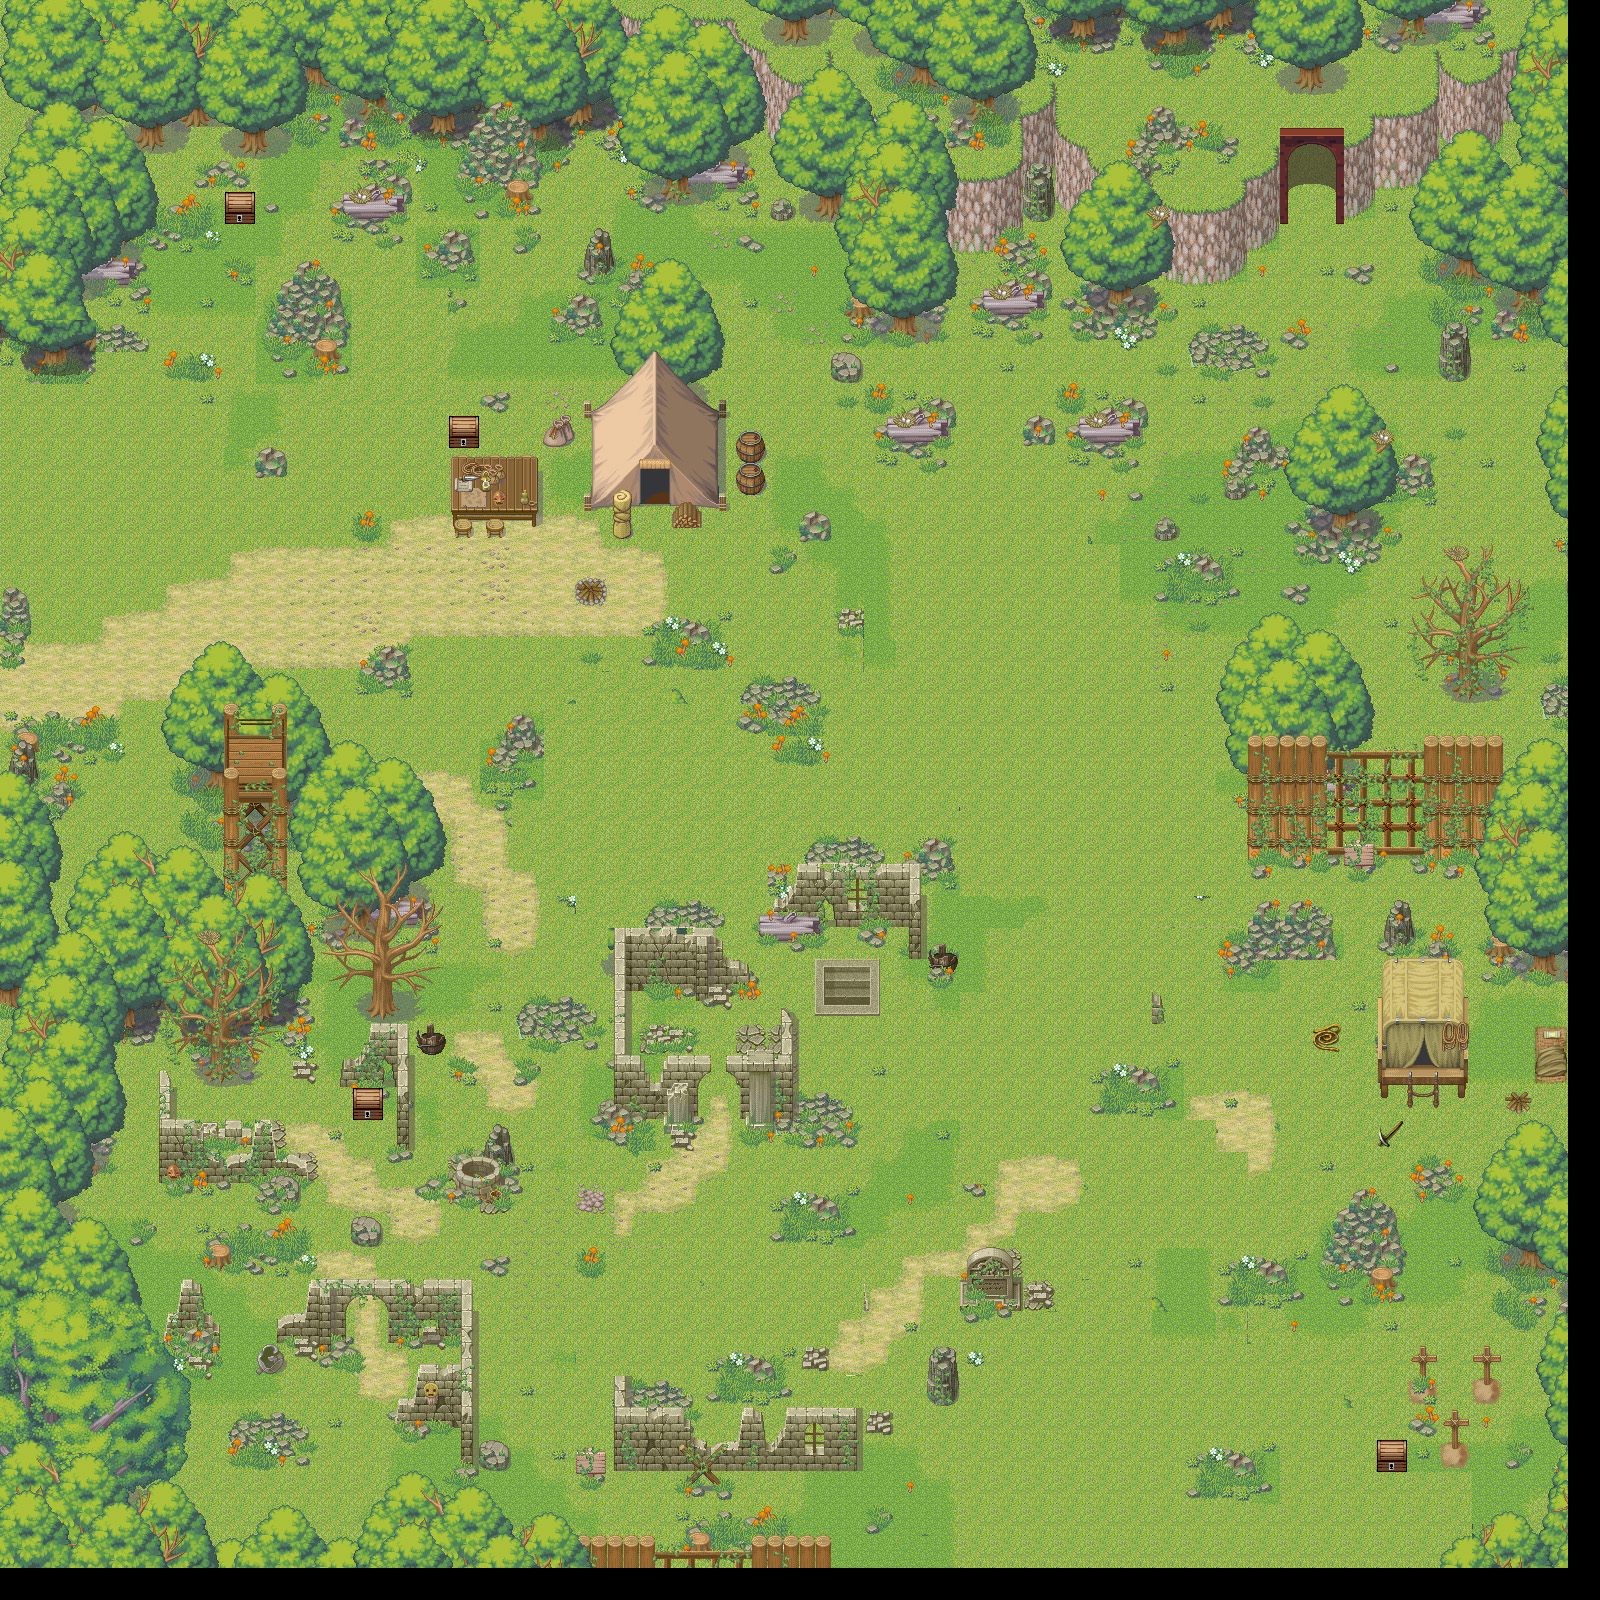

A 2D game scene composited from a Tiled map and its tileset images. What follows is a short description and the map's XML, with each tile layer's data collapsed to a summary:
An orthogonal 50x50 tile map with 32x32 px tiles, 3 tile layers (background, graphics, chests), 2 tilesets and 107 objects.

<map version="1.0" tiledversion="1.1.3" orientation="orthogonal" renderorder="right-down" width="50" height="50" tilewidth="32" tileheight="32" infinite="0" nextobjectid="109">
 <properties>
  <property name="name" value="forest_1" />
 </properties>
 <tileset firstgid="1" name="forest" tilewidth="32" tileheight="32" tilecount="2401" columns="49">
  <image source="forest.jpg" width="1598" height="1598" />
 </tileset>
 <tileset firstgid="2402" name="dungeon_pack" tilewidth="32" tileheight="32" tilecount="512" columns="32">
  <image source="dungeon_pack.png" width="1024" height="512" />
 </tileset>
 <layer name="background" width="50" height="50">
  <data>[2500 cells, 2401 non-empty, 2401 distinct tile ids]</data>
 </layer>
 <layer name="graphics" width="50" height="50">
  <data>[2500 cells, 542 non-empty, 90 distinct tile ids]</data>
 </layer>
 <layer name="chests" width="50" height="50">
  <data>[2500 cells, 4 non-empty, 1 distinct tile ids]</data>
 </layer>
 <objectgroup name="coins">
  <object id="78" x="976" y="1456" />
  <object id="79" x="1135" y="1456" />
  <object id="80" x="530" y="1293" />
  <object id="81" x="562" y="1071" />
  <object id="82" x="497" y="1072" />
  <object id="83" x="210" y="1230" />
  <object id="84" x="368" y="1395" />
  <object id="85" x="370" y="1352" />
  <object id="86" x="370" y="1437" />
  <object id="87" x="271" y="1427" />
  <object id="88" x="524" y="853" />
  <object id="89" x="1072" y="593" />
  <object id="90" x="950" y="594" />
  <object id="91" x="1106" y="753" />
  <object id="92" x="1130" y="849" />
  <object id="93" x="1172" y="843" />
  <object id="94" x="1087" y="835" />
  <object id="95" x="1489" y="464" />
  <object id="96" x="1325" y="338" />
  <object id="97" x="1329" y="305" />
  <object id="98" x="1316" y="269" />
  <object id="99" x="401" y="397" />
  <object id="100" x="447" y="243" />
  <object id="101" x="576" y="312" />
  <object id="102" x="99" y="509" />
  <object id="103" x="335" y="593" />
  <object id="104" x="432" y="592" />
  <object id="105" x="1167" y="1167" />
  <object id="106" x="715" y="817" />
 </objectgroup>
 <objectgroup name="chests">
  <object id="61" x="225" y="193" width="28" height="15">
   <properties>
    <property name="chest" value="type_2" />
   </properties>
  </object>
  <object id="62" x="448" y="418" width="30" height="27">
   <properties>
    <property name="sword" value="type_2" />
   </properties>
  </object>
  <object id="63" x="352" y="1089" width="31" height="30">
   <properties>
    <property name="item" value="mpPotion" />
   </properties>
  </object>
  <object id="64" x="1375" y="1441" width="33" height="17">
   <properties>
    <property name="item" value="hpPotion" />
   </properties>
  </object>
 </objectgroup>
 <objectgroup name="collision">
  <object id="1" x="590" y="351" width="134" height="158" />
  <object id="2" x="729" y="426" width="40" height="71" />
  <object id="3" x="451" y="457" width="85" height="73" />
  <object id="4" x="615" y="927" width="7" height="188" />
  <object id="5" x="624" y="1056" width="76" height="63" />
  <object id="6" x="735" y="1055" width="59" height="64" />
  <object id="7" x="782" y="1012" width="11" height="42" />
  <object id="8" x="624" y="930" width="119" height="57" />
  <object id="9" x="779" y="865" width="139" height="60" />
  <object id="10" x="908" y="927" width="10" height="29" />
  <object id="11" x="1377" y="960" width="92" height="138" />
  <object id="12" x="1249" y="734" width="254" height="122" />
  <object id="13" x="615" y="1407" width="241" height="61" />
  <object id="14" x="613" y="1376" width="11" height="31" />
  <object id="15" x="460" y="1282" width="13" height="184" />
  <object id="16" x="419" y="1367" width="37" height="57" />
  <object id="17" x="399" y="1399" width="16" height="23" />
  <object id="18" x="310" y="1280" width="148" height="61" />
  <object id="19" x="279" y="1313" width="27" height="28" />
  <object id="20" x="168" y="1281" width="50" height="62" />
  <object id="21" x="160" y="1120" width="124" height="60" />
  <object id="22" x="287" y="1152" width="26" height="23" />
  <object id="23" x="159" y="1071" width="10" height="48" />
  <object id="24" x="398" y="1022" width="11" height="125" />
  <object id="25" x="373" y="1025" width="23" height="55" />
  <object id="26" x="342" y="1054" width="29" height="29" />
  <object id="27" x="-1" y="-1" width="1571" height="152" />
  <object id="28" x="0" y="153" width="33" height="1415" />
  <object id="29" x="34" y="1535" width="1533" height="32" />
  <object id="30" x="1535" y="152" width="30" height="1382" />
  <object id="31" x="1411" y="578" width="122" height="90" />
  <object id="32" x="1440" y="543" width="63" height="34" />
  <object id="33" x="1442" y="669" width="61" height="33" />
  <object id="35" x="34" y="893" width="91" height="641" />
  <object id="36" x="129" y="1343" width="55" height="193" />
  <object id="37" x="127" y="895" width="178" height="160" />
  <object id="38" x="66" y="866" width="159" height="23" />
  <object id="39" x="94" y="833" width="94" height="27" />
  <object id="40" x="307" y="746" width="127" height="179" />
  <object id="41" x="195" y="641" width="28" height="157" />
  <object id="42" x="164" y="671" width="30" height="95" />
  <object id="43" x="226" y="671" width="62" height="37" />
  <object id="44" x="291" y="707" width="29" height="35" />
  <object id="45" x="40" y="154" width="113" height="102" />
  <object id="46" x="33" y="257" width="60" height="111" />
  <object id="47" x="611" y="294" width="112" height="57" />
  <object id="48" x="632" y="260" width="69" height="31" />
  <object id="49" x="840" y="152" width="118" height="184" />
  <object id="50" x="641" y="153" width="63" height="36" />
  <object id="51" x="1413" y="153" width="122" height="137" />
  <object id="52" x="963" y="152" width="314" height="100" />
  <object id="53" x="1057" y="254" width="192" height="32" />
  <object id="54" x="1346" y="150" width="30" height="74" />
  <object id="55" x="1377" y="153" width="34" height="37" />
  <object id="56" x="1215" y="673" width="159" height="63" />
  <object id="57" x="1225" y="640" width="120" height="30" />
  <object id="58" x="1247" y="619" width="83" height="19" />
  <object id="59" x="1482" y="1120" width="51" height="153" />
  <object id="60" x="1278" y="191" width="66" height="32">
   <properties>
    <property name="destination" value="dungeon_1" />
   </properties>
  </object>
  <object id="107" x="1292" y="417" width="102" height="93" />
  <object id="108" x="1315" y="385" width="55" height="31" />
 </objectgroup>
 <objectgroup name="skeletons">
  <object id="69" x="993" y="481" width="28" height="44">
   <properties>
    <property name="direction" value="vertical" />
   </properties>
  </object>
  <object id="70" x="1150" y="1377" width="32" height="44">
   <properties>
    <property name="direction" value="horizontal" />
   </properties>
  </object>
  <object id="73" x="128" y="416" width="29" height="41">
   <properties>
    <property name="direction" value="horizontal" />
   </properties>
  </object>
  <object id="75" x="629" y="672" width="26" height="40">
   <properties>
    <property name="direction" value="vertical" />
   </properties>
  </object>
  <object id="77" x="1023" y="1001" width="31" height="39">
   <properties>
    <property name="direction" value="horizontal" />
   </properties>
  </object>
 </objectgroup>
 <objectgroup name="orcs">
  <object id="71" x="1313" y="1024" width="30" height="44">
   <properties>
    <property name="direction" value="vertical" />
   </properties>
  </object>
  <object id="72" x="961" y="703" width="30" height="40">
   <properties>
    <property name="direction" value="horizontal" />
   </properties>
  </object>
  </objectgroup>
 <objectgroup name="darkElfs">
  <!-- 4 objects omitted --></objectgroup>
</map>
<!-- 6 of 107 objects omitted -->
